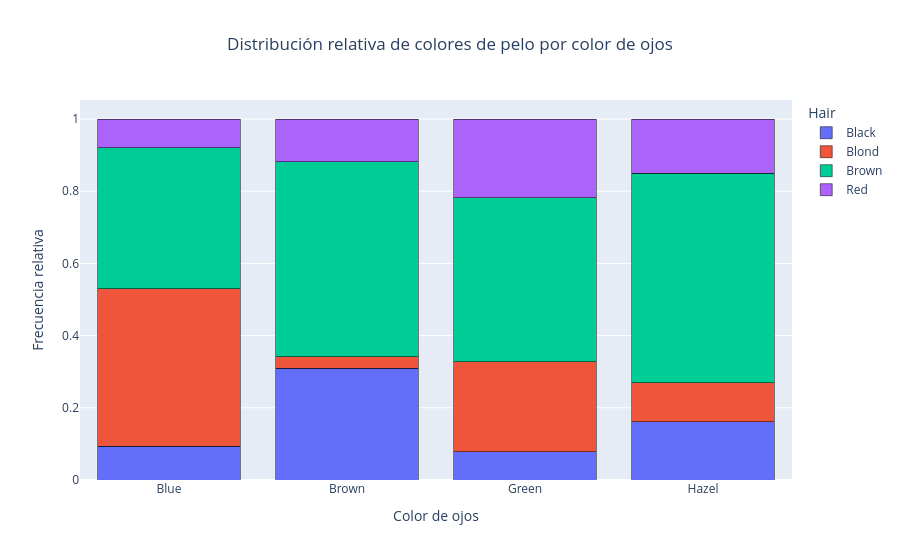

The cell this chart's notebook holds for it:
### Markdown cell above
Alternativamente podemos graficar la distribución de color de pelo para cada tipo de color de ojos

### Code cell
# graficamos la distribución de color de pelo por color de ojos, usando plotly
# creamos una nueva columna con la frecuencia relativa
grouped_data['Rel_Freq_eyes'] = grouped_data['Freq'] / grouped_data.groupby('Eye')['Freq'].transform('sum')
# creamos la figura en plotly
fig = px.bar(grouped_data, x='Eye', y='Rel_Freq_eyes', color='Hair', barmode='stack', title='Distribución relativa de colores de pelo por color de ojos')
# añadimos la leyenda
fig.update_layout(title_x=0.5)
# añadimos los nombres de los ejes
fig.update_xaxes(title_text='Color de ojos')
fig.update_yaxes(title_text='Frecuencia relativa')
# añadimos la leyenda
fig.update_traces(marker=dict(line=dict(width=0.5, color='black')))
# graficamos la figura
fig.show()

### Figure 1 — Plotly figure (JSON) as saved in the notebook; plotly's stock layout.template omitted (floating-point values rounded to 4 significant figures)
{"data": [{"hovertemplate": "Hair=Black<br>Eye=%{x}<br>Rel_Freq_eyes=%{y}<extra></extra>", "legendgroup": "Black", "marker": {"color": "#636efa", "line": {"color": "black", "width": 0.5}, "pattern": {"shape": ""}}, "name": "Black", "orientation": "v", "showlegend": true, "textposition": "auto", "type": "bar", "x": ["Blue", "Brown", "Green", "Hazel"], "xaxis": "x", "y": [0.09302, 0.3091, 0.07812, 0.1613], "yaxis": "y"}, {"hovertemplate": "Hair=Blond<br>Eye=%{x}<br>Rel_Freq_eyes=%{y}<extra></extra>", "legendgroup": "Blond", "marker": {"color": "#EF553B", "line": {"color": "black", "width": 0.5}, "pattern": {"shape": ""}}, "name": "Blond", "orientation": "v", "showlegend": true, "textposition": "auto", "type": "bar", "x": ["Blue", "Brown", "Green", "Hazel"], "xaxis": "x", "y": [0.4372, 0.03182, 0.25, 0.1075], "yaxis": "y"}, {"hovertemplate": "Hair=Brown<br>Eye=%{x}<br>Rel_Freq_eyes=%{y}<extra></extra>", "legendgroup": "Brown", "marker": {"color": "#00cc96", "line": {"color": "black", "width": 0.5}, "pattern": {"shape": ""}}, "name": "Brown", "orientation": "v", "showlegend": true, "textposition": "auto", "type": "bar", "x": ["Blue", "Brown", "Green", "Hazel"], "xaxis": "x", "y": [0.3907, 0.5409, 0.4531, 0.5806], "yaxis": "y"}, {"hovertemplate": "Hair=Red<br>Eye=%{x}<br>Rel_Freq_eyes=%{y}<extra></extra>", "legendgroup": "Red", "marker": {"color": "#ab63fa", "line": {"color": "black", "width": 0.5}, "pattern": {"shape": ""}}, "name": "Red", "orientation": "v", "showlegend": true, "textposition": "auto", "type": "bar", "x": ["Blue", "Brown", "Green", "Hazel"], "xaxis": "x", "y": [0.07907, 0.1182, 0.2188, 0.1505], "yaxis": "y"}], "layout": {"barmode": "stack", "legend": {"title": {"text": "Hair"}, "tracegroupgap": 0}, "title": {"text": "Distribución relativa de colores de pelo por color de ojos", "x": 0.5}, "xaxis": {"anchor": "y", "domain": [0, 1], "title": {"text": "Color de ojos"}}, "yaxis": {"anchor": "x", "domain": [0, 1], "title": {"text": "Frecuencia relativa"}}}}
